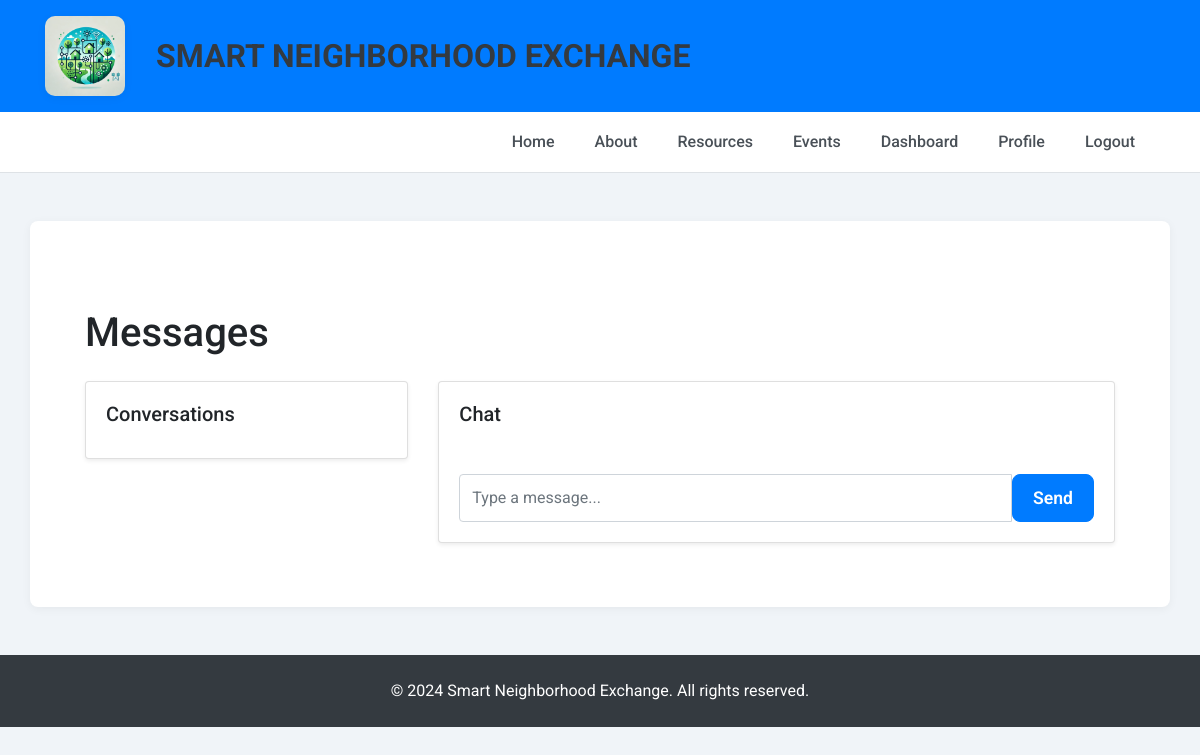
The page /messages/2 (signed in) on the database as committed earlier.
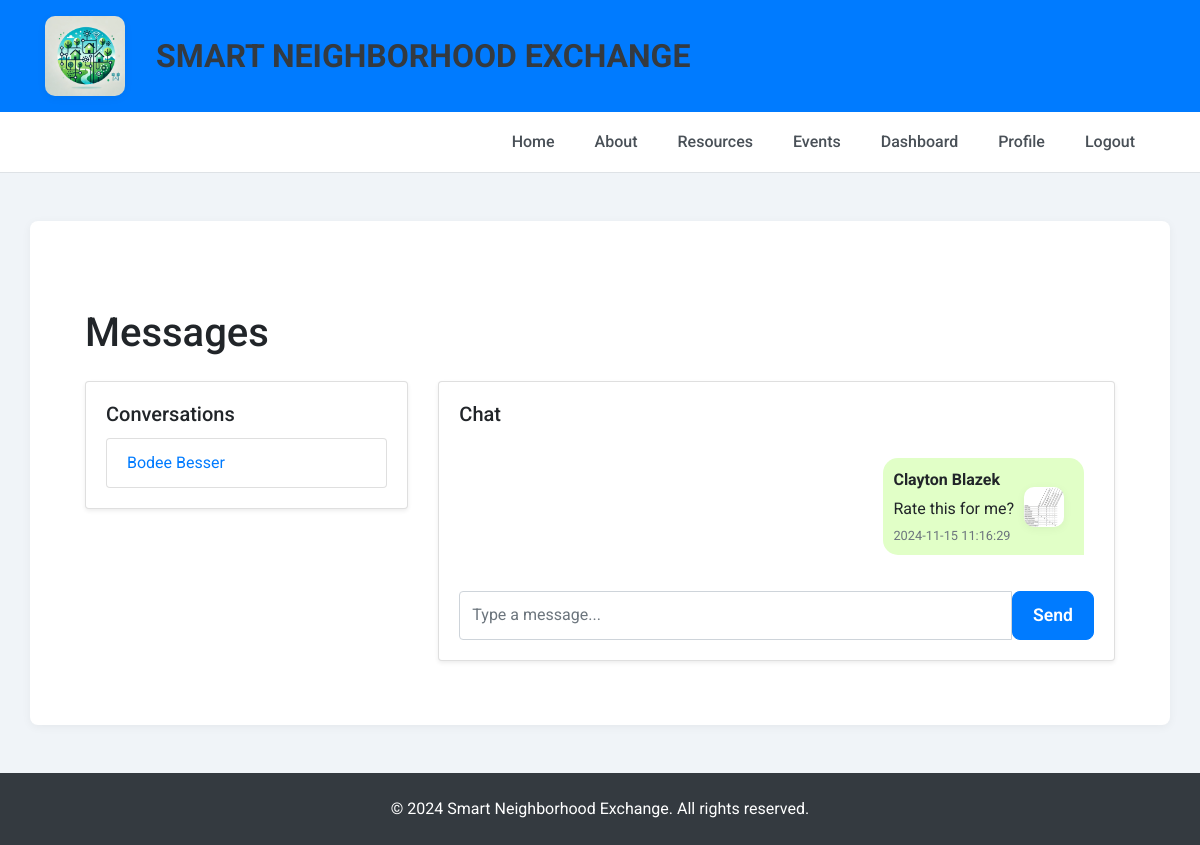
The same page on the database as committed later.
### tables this page shows
CREATE TABLE Users (
            user_id INTEGER PRIMARY KEY AUTOINCREMENT,
            name TEXT NOT NULL,
            email TEXT NOT NULL UNIQUE,
            password TEXT NOT NULL,
            profile_image TEXT,
            location TEXT
        );

CREATE TABLE Messages (
            message_id INTEGER PRIMARY KEY AUTOINCREMENT,
            sender_id INTEGER,
            receiver_id INTEGER,
            content TEXT NOT NULL,
            timestamp TEXT,
            FOREIGN KEY (sender_id) REFERENCES Users(user_id),
            FOREIGN KEY (receiver_id) REFERENCES Users(user_id)
        );

### app.py (the view, shortened to what this page needs)
@app.route('/messages/<int:receiver_id>', methods=['GET', 'POST'])
def view_conversation(receiver_id):
    if 'user_id' not in session:
        return redirect(url_for('login'))
    user_id = session['user_id']
    with sqlite3.connect('projects.db') as conn:
        conn.row_factory = sqlite3.Row
        c = conn.cursor()
        c.execute('''SELECT Messages.*, Users.name AS sender_name, Users.profile_image
                     FROM Messages
                     JOIN Users ON Messages.sender_id = Users.user_id
                     WHERE (sender_id = ? AND receiver_id = ?) OR (sender_id = ? AND receiver_id = ?)
                     ORDER BY timestamp ASC''', (user_id, receiver_id, receiver_id, user_id))
        messages = c.fetchall()
        c.execute('''SELECT DISTINCT CASE
                         WHEN sender_id = ? THEN receiver_id
                         ELSE sender_id
                     END AS other_user_id, Users.name
                     FROM Messages
                     JOIN Users ON Users.user_id = CASE
                         WHEN sender_id = ? THEN receiver_id
                         ELSE sender_id
                     END
                     WHERE sender_id = ? OR receiver_id = ?''',
                     (user_id, user_id, user_id, user_id))
        conversations = c.fetchall()
        c.execute('SELECT name, profile_image FROM Users WHERE user_id = ?', (receiver_id,))
        receiver = c.fetchone()
    if not receiver:
        flash("Receiver not found.")
        return redirect(url_for('messages'))
    all_conversations = conversations
    return render_template(
        'messages.html', messages=messages, conversations=all_conversations, receiver_id=receiver_id, current_user_id=user_id, receiver_name=receiver['name'], receiver_image=receiver['profile_image']
    )

### templates/messages.html (shortened to what this page needs)
{% extends "base.html" %}
{% block content %}
<div class="container mt-5">
    <h1 class="mb-4">Messages</h1>
    <div class="row">
        <div class="col-md-4">
            <div class="card shadow-sm mb-4">
                <div class="card-body">
                    <h5 class="card-title">Conversations</h5>
                    <ul class="list-group">
                        {% for conversation in conversations %}
                        <li class="list-group-item">
                            <a href="{{ url_for('view_conversation', receiver_id=conversation.other_user_id) }}">
                                {{ conversation.name }}
                            </a>
                        </li>
                        {% endfor %}
                    </ul>
                </div>
            </div>
        </div>
        <div class="col-md-8">
            <div class="card shadow-sm mb-4">
                <div class="card-body">
                    <h5 class="card-title">Chat</h5>
                    <div id="chatArea" class="mb-3" style="max-height: 400px; overflow-y: scroll;">
                        {% for message in messages %}
                        <div class="message {% if message.sender_id == current_user_id %}sent{% else %}received{% endif %}">
                            <img src="{{ url_for('static', filename='uploads/' + (message.profile_image or 'default_profile.jpg')) }}"
                                 alt="{{ message.sender_name }}'s Profile">
                            <div class="message-content">
                                <strong>{{ message.sender_name }}</strong>
                                <p>{{ message.content }}</p>
                                <small class="text-muted">{{ message.timestamp }}</small>
                            </div>
                        </div>
                        {% endfor %}
                    </div>
                    {% if receiver_id %}
                    <form action="{{ url_for('view_conversation', receiver_id=receiver_id) }}" method="POST">
                        <div class="input-group">
                            <input type="text" name="content" class="form-control" placeholder="Type a message..." required>
                            <button class="btn btn-primary" type="submit">Send</button>
                        </div>
                    </form>
                    {% else %}
                    <p class="text-muted">Select a conversation to start chatting.</p>
                    {% endif %}
                </div>
            </div>
        </div>
    </div>
</div>
{% endblock %}

Rows that differ between the two databases and show on the page:
now on this page (row unchanged): Users: name "Bodee Besser"
added Messages: profile_image (picture), sender_name "Clayton Blazek", content "Rate this for me?", timestamp "2024-11-15 11:16:29"
